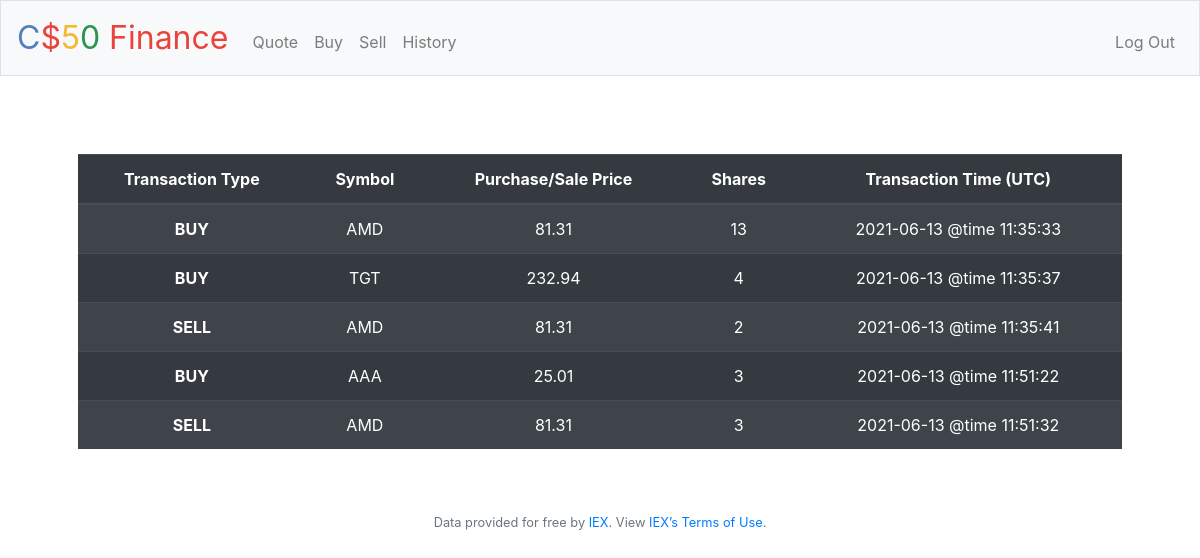
The app's page /history (signed in) with its own data.
### tables this page shows
CREATE TABLE orders (id INTEGER, user_id NUMERIC NOT NULL, symbol TEXT NOT NULL,             shares NUMERIC NOT NULL, price NUMERIC NOT NULL, timestamp TEXT, PRIMARY KEY(id),             FOREIGN KEY(user_id) REFERENCES users(id));

### application.py (the view)
@app.route("/history")
@login_required
def history():
    rows = db.execute("SELECT symbol, shares, price, timestamp FROM orders WHERE user_id = ?", session["user_id"])
    return render_template("history.html", rows = rows)

### application.py (called while the page is built)
@app.after_request
def after_request(response):
    response.headers["Cache-Control"] = "no-cache, no-store, must-revalidate"
    response.headers["Expires"] = 0
    response.headers["Pragma"] = "no-cache"
    return response

### helpers.py (called while the page is built)
def login_required(f):
    @wraps(f)
    def decorated_function(*args, **kwargs):
        if session.get("user_id") is None:
            return redirect("/login")
        return f(*args, **kwargs)
    return decorated_function

### templates/history.html (shortened to what this page needs)
{% extends "layout.html" %}
{% block main %}
    <table style='margin-top: 30px' class="table table-striped table-dark">
      <thead>
        <tr>
          <th scope="col"> Transaction Type </th>
          <th scope="col"> Symbol </th>
          <th scope="col"> Purchase/Sale Price </th>
          <th scope="col"> Shares </th>
          <th scope="col"> Transaction Time (UTC) </th>
        </tr>
      </thead>
      <tbody>
        {% for row in rows %}
        <tr>
          <th scope="row">
              {{ "BUY" if row["shares"] > 0 else "SELL" }}
          </th>
          <td>  {{ row["symbol"] }}  </td>
          <td>  {{ row["price"] }}  </td>
          <td>  {{ row["shares"]|abs }}  </td>
          <td>  {{ row["timestamp"] }}  </td>
        </tr>
        {% endfor %}
      </body>
{% endblock %}

### records on screen
orders: shares "BUY", symbol "AMD", price "81.31", shares|abs "13", timestamp "2021-06-13 @time 11:35:33"
orders: shares "BUY", symbol "TGT", price "232.94", shares|abs "4", timestamp "2021-06-13 @time 11:35:37"
orders: shares "SELL", symbol "AMD", price "81.31", shares|abs "2", timestamp "2021-06-13 @time 11:35:41"
orders: shares "BUY", symbol "AAA", price "25.01", shares|abs "3", timestamp "2021-06-13 @time 11:51:22"
orders: shares "SELL", symbol "AMD", price "81.31", shares|abs "3", timestamp "2021-06-13 @time 11:51:32"
